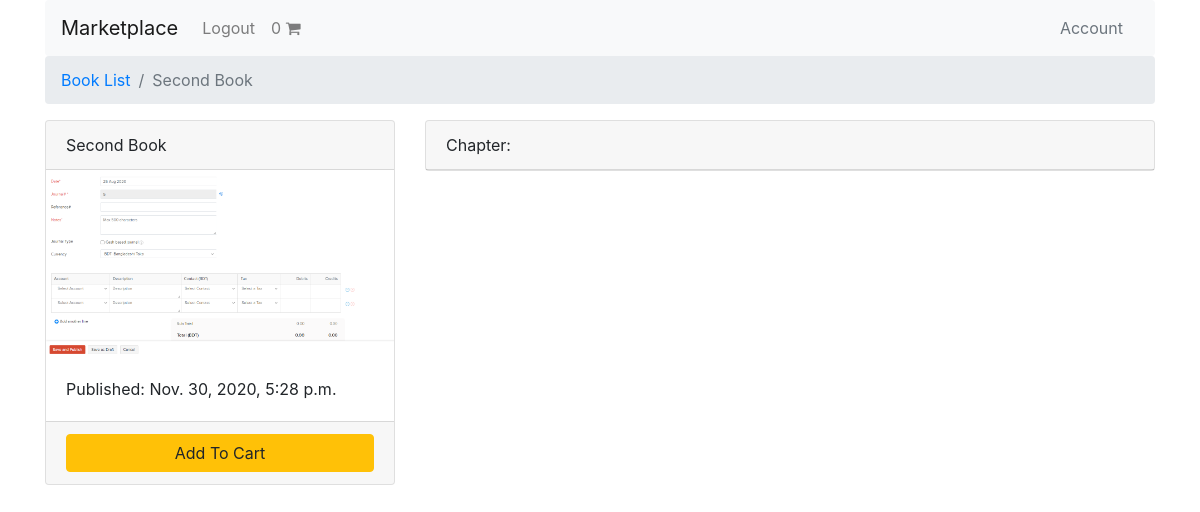
Before: /second-book/ (signed in) with the older database file.
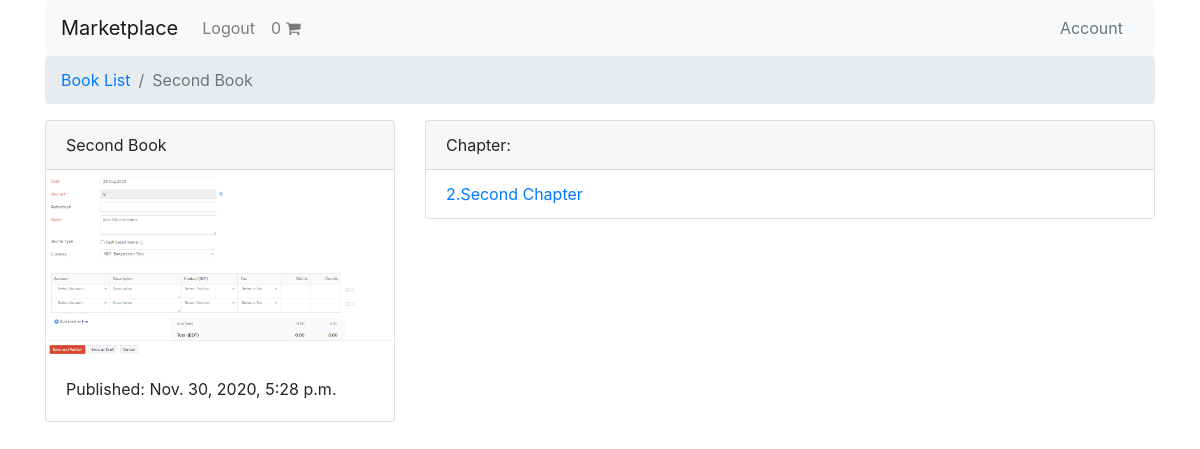
After: the same page with the newer database file.
### books/models.py (models this page shows, shortened)
class Chapter(models.Model):
    book = models.ForeignKey(Book, on_delete=models.CASCADE)
    chapter_number = models.IntegerField()
    title = models.CharField(max_length=100)
    def get_absolute_url(self):
        return reverse("books:chapter_detail", kwargs={
            'book_slug': self.book.slug,
            'chapter_number': self.chapter_number
        })

### books/views.py (the view)
# urls.py: path('<slug>/', book_detail, name='book_detail'),
@login_required
def book_detail(request, slug):
    book = get_object_or_404(Book, slug=slug)
    book_status = check_book_relationship(request, book)
    context = {
        'book': book,
        'book_status': book_status
    }
    return render(request, 'book_detail.html', context)

### books/views.py (called while the page is built)
def check_book_relationship(request, book):
    if book in request.user.userlibrary.books.all():
        return OWNED
    order_qs = Order.objects.filter(user=request.user, is_ordered=False)
    if order_qs.exists():
        order = order_qs[0]
        order_item_qs = OrderItem.objects.filter(book=book)
        if order_item_qs.exists():
            order_item = order_item_qs[0]
            if order_item in order.items.all():
                return IN_CART
    return NOT_IN_CART

### shopping_cart/templatetags/cart_template_tags.py (called while the page is built)
@register.filter
def cart_item_count(user):
    if user.is_authenticated:
        qs = Order.objects.filter(user=user, is_ordered=False)
        if qs.exists():
            return qs[0].items.count()
    return 0

### templates/book_detail.html (shortened to what this page needs)
{% extends "base.html" %}
{% block breadcrumb %}
<nav aria-label="breadcrumb">
    <ol class="breadcrumb">
        <li class="breadcrumb-item"><a href="{% url 'books:book_list' %}">Book List</a></li>
        <li class="breadcrumb-item active" aria-current="page">{{book.title}}</li>
    </ol>
</nav>
{% endblock breadcrumb %}
{% block content %}
<div class="row">
    <main class="col-md-4">
        {% include "book_snippet.html" with book=book %}
    </main>
    <aside class="col-md-8">
        <div class="card">
            <div class="card-header">
                Chapter:
            </div>
            <ul class="list-group list-group-flush">
                {% for chapter in book.chapter_set.all %}
                <li class="list-group-item"><a
                        href="{{chapter.get_absolute_url}}">{{chapter.chapter_number}}.{{chapter.title}}</a></li>
                {% endfor %}
            </ul>
        </div>
    </aside>
</div>
{% endblock content %}

### templates/book_snippet.html
<div class="card">
    <div class="card-header">{{book.title}}</div>
    <img src="{{book.cover.url}}" class="card-img-top">
    <div class="card-body">
        <p class="card-text">Published: {{book.publication_date}}</p>
    </div>
    {% if book_status != 'owned' %}
    {% if book_status == 'in_cart' %}
    <div class="card-footer">
        <a class="btn btn-danger btn-block" href="{% url 'cart:remove_from_cart' book.slug %}">Remove To
            Cart</a>
    </div>
    {% else %}
    <div class="card-footer">
        <a class="btn btn-warning btn-block" href="{% url 'cart:add_to_cart' book.slug %}">Add To Cart</a>
    </div>
    {% endif %}
    {% endif %}
</div>

Changed rows visible on the page:
added Chapter: chapter_number "2", title "Second Chapter"
Other visible differences:
text no longer shown: "Add To Cart"
